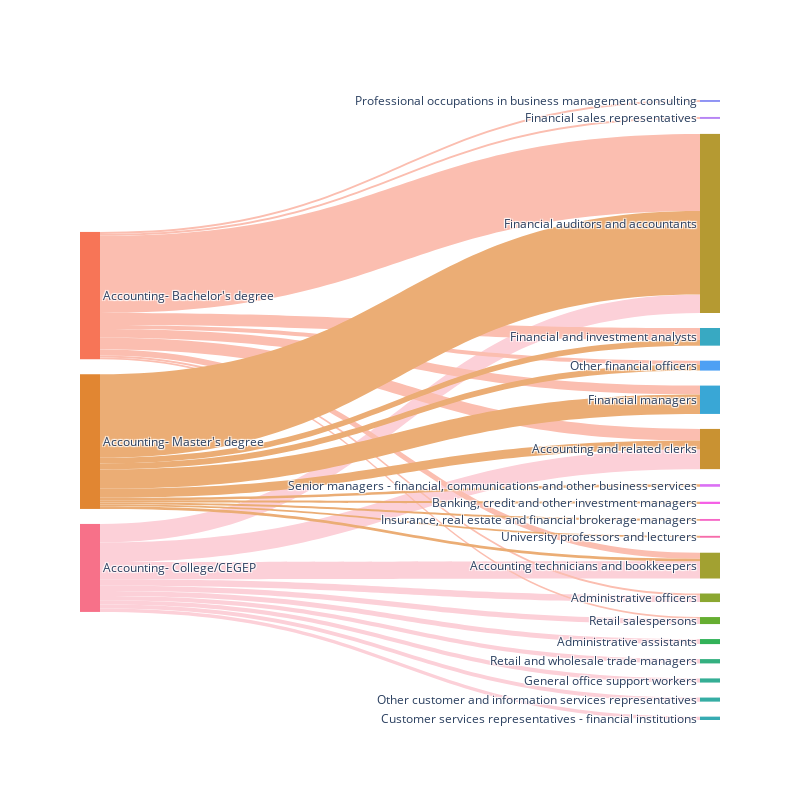

The cell this chart's notebook holds for it:
### Code cell
fig = build_sankey(job_name_df,'Accounting')

fig.show()
